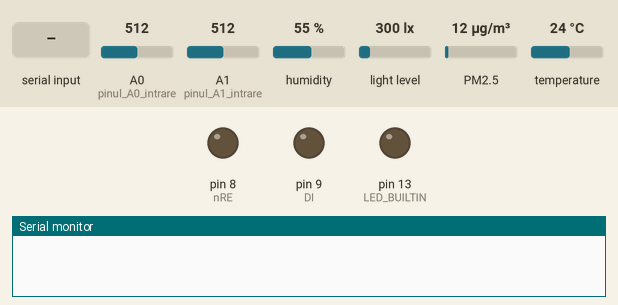
Recording of a sketch running on a simulated Arduino Uno, built with avr-gcc and run on an emulated ATmega328P. On the bench: output pins drawn as LEDs (lit = HIGH), the last lines printed to the serial monitor. Inputs (shaded band) come from the test bench; at power-on: A0 (pinul_A0_intrare) = 512, A1 (pinul_A1_intrare) = 512, humidity 55 %, light level 300 lx, PM2.5 12 µg/m³, temperature 24 °C.

Above: at 1.2 s.
1.3 s: "W" received over the second serial link
At 1.7 s:
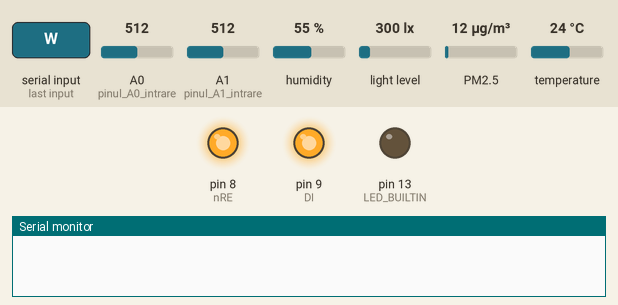
3.3 s: "W" received over the second serial link
At 3.7 s:
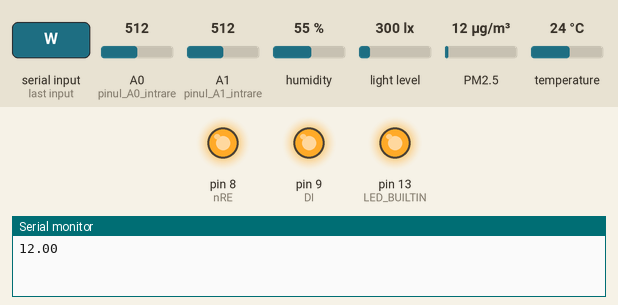
At 4.8 s:
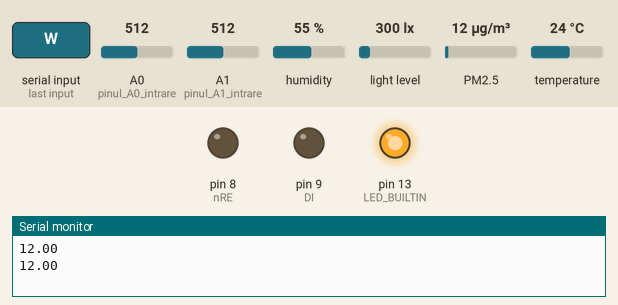
Timing chart, 0 to 6.3 s (numbered marks = the images above; inputs shaded):
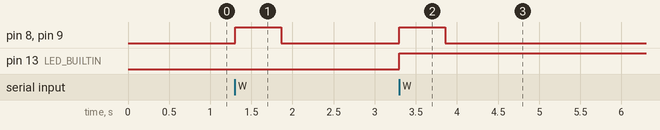

The sketch:

rs485Slave_code_ver2.ino
```cpp
#include <SoftwareSerial.h>
#include <DHT.h>
#include <Wire.h>
#include <BH1750.h>
#include <GP2YDustSensor.h>


// Define RS485 pins
const int nRE = 8;
const int DI = 9;
int k = 0;
// Define DHT22 sensor pin
#define DHTPIN 7
#define DHTTYPE DHT22
SoftwareSerial mySerial(10, 11);
BH1750 lightMeter;

// DHT sensor object
DHT dht(DHTPIN, DHTTYPE);

const uint8_t SHARP_LED_PIN = 12;   // Sharp Dust/particle sensor Led Pin
const uint8_t SHARP_VO_PIN = A5;    // Sharp Dust/particle analog out pin used for reading
GP2YDustSensor dustSensor(GP2YDustSensorType::GP2Y1010AU0F, SHARP_LED_PIN, SHARP_VO_PIN);

void setup() {
  mySerial.begin(9600);
  Serial.begin(9600);
  Wire.begin();
  lightMeter.begin();
  dht.begin();
  dustSensor.begin();

  pinMode(nRE, OUTPUT);
  pinMode(DI, OUTPUT);

  digitalWrite(nRE, LOW); //receive active
  digitalWrite(DI, LOW);

  pinMode(LED_BUILTIN, OUTPUT);

  pinMode(A0, INPUT); // pinul A0 intrare
  pinMode(A1, INPUT); // pinul A1 intrare
  pinMode(A5, INPUT); // pinul A2 intrare
}

void loop()
{
while (mySerial.available() == 0);
  {}

  if (mySerial.read()==87)  // received word is W
     {
          if (k==0)
        {digitalWrite(LED_BUILTIN, LOW);}
      else
        {digitalWrite(LED_BUILTIN, HIGH);}
    if (k==0)
        {k=1;}
      else
        {k=0;}
      float h = dht.readHumidity();
      // Read temperature as Celsius
      float t = dht.readTemperature();
      float lux = lightMeter.readLightLevel();
      float volt1 = analogRead(A0)*5.000/1024;  //Read Analog value of NTC1
      //float volt2 = analogRead(A0)*5.000/1024;  //Read Analog value of NTC2
      float voltref=analogRead(A1)*5.000/1024; // Read NTC Supply voltage
      float Rntc1 = (volt1*19.96)/(voltref*1.9916-volt1); // calculate NTC22k resistance from voltage
      float temp1 = 4200/(log(Rntc1/(76.8*exp(-4200/273.75))))-273.15; // NTC22k calculate temperature from voltage
      float temp1c=0.9593*temp1+0.9555; // curve calibration aftwer experimental values
      //float Rntc2 = (volt2*19.96)/(voltref*1.9916-volt2); // calculate NTC22k resistance from voltage
      //float temp2 = 4200/(log(Rntc2/(76.8*exp(-4200/273.75))))-273.15; //  // NTC22k calculate temperature from voltage
      //float temp2c=0.9593*temp2+0.9555; // curve calibration aftwer experimental values
      float dust=dustSensor.getDustDensity();
        digitalWrite(nRE, HIGH);
        digitalWrite(DI, HIGH); //transmit active
        delay(20);
      mySerial.println(t,2);
      delay(100);
      mySerial.println(h,2);
      delay(100);
      mySerial.println(lux,2);
      delay(100);
      mySerial.println(temp1c,2);
      delay(100);
      //mySerial.write(temp2c);
      //delay(20);
      mySerial.println(dust);
      delay(100);
      digitalWrite(nRE, LOW); // receive active
      digitalWrite(DI, LOW);
      Serial.println(dust);
    }
    // else {}
}
```

Measured:
- after the input at 1.3 s, pin 8 (nRE), pin 9 (DI): LOW → HIGH at once, → LOW 0.56 s later
- after the input at 3.3 s, pin 8 (nRE), pin 9 (DI): LOW → HIGH at once, → LOW 0.56 s later; pin 13 (LED_BUILTIN): LOW → HIGH at once
